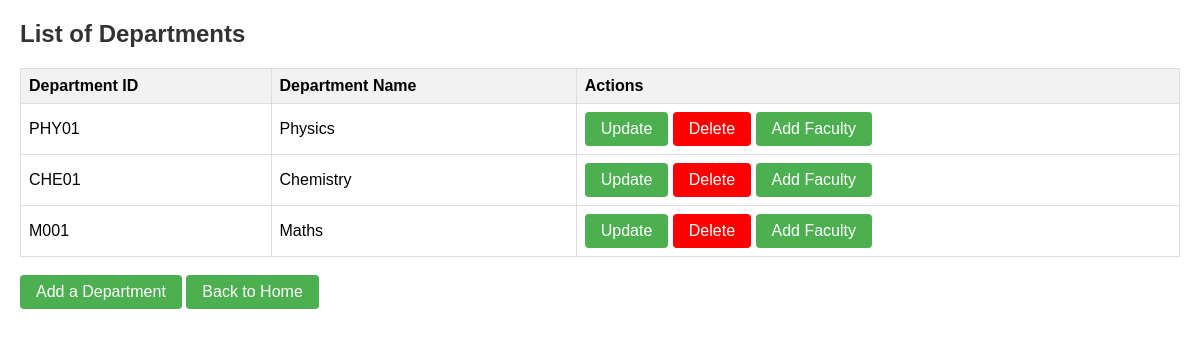
Page /department/dep_list/ on the committed database.
### department/models.py (models this page shows, shortened)
class Department(models.Model):
    dep_id=models.CharField(max_length=5, primary_key=True)
    dep_name=models.CharField(max_length=10)

### department/views.py (the view)
# urls.py: path('dep_list/', views.list_department, name='list_department'),
def list_department(request):
    departments = Department.objects.all()
    return render(request,'department_list.html',{'departments': departments})

### templates/department_list.html (shortened to what this page needs)
<!DOCTYPE html>
<html lang="en">
<head>
</head>
<body>
    <h2>List of Departments</h2>
    <table>
        <tr>
            <th>Department ID</th>
            <th>Department Name</th>
            <th>Actions</th>
        </tr>
        {% for department in departments %}
            <tr>
                <td>{{ department.dep_id }}</td>
                <td>{{ department.dep_name }}</td>
                <td>
                    <a href="{% url 'update_department' dep_id=department.dep_id %}" class="button">Update</a>
                    <a href="{% url 'delete_department' dep_name=department.dep_name %}" class="button button-red">Delete</a>
                    <a href="{% url 'add_teacher' dep_id=department.dep_id %}" class="button button-green">Add Faculty</a>
                </td>
            </tr>
        {% endfor %}
    </table>
    <br>
    <a href="{% url 'add_department' %}" class="button">Add a Department</a>
    <a href="{% url 'class_list' %}" class="button">Back to Home</a>
</body>
</html>

### templates/department_list.html (style rules this page uses)
body { font-family: Arial, sans-serif; margin: 20px; }
h2 { color: #333; }
table { width: 100%; border-collapse: collapse; margin-top: 20px; }
th, td { border: 1px solid #ddd; padding: 8px; text-align: left; }
th { background-color: #f2f2f2; }
.button { display: inline-block; padding: 8px 16px; text-align: center; text-decoration: none; background-color: #4CAF50; color: white; border: none; border-radius: 4px; cursor: pointer; }
.button-red { background-color: #FF0000; }

### rows in the picture
Department: dep_id "PHY01", dep_name "Physics"
Department: dep_id "CHE01", dep_name "Chemistry"
Department: dep_id "M001", dep_name "Maths"
